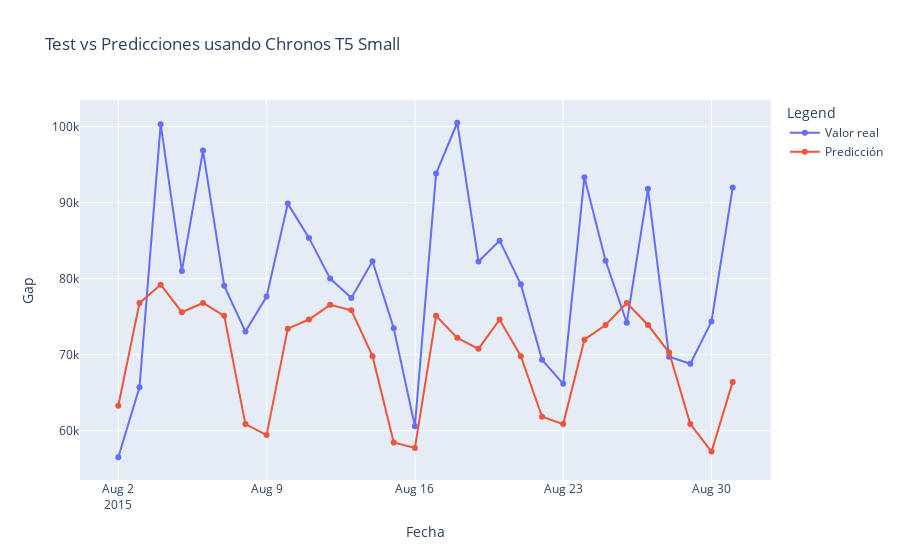

Here is the notebook cell this chart was saved with:
### Markdown cell above
## Visualización

### Code cell
data = {
    "Fecha": gap_test.index,
    "Valor real": gap_test,
    "Predicción": median,
}

# Convertir a DataFrame de pandas
plot_df = pd.DataFrame(data)

# Crear la figura usando Plotly Express
fig = px.line(
    plot_df,
    x="Fecha",
    y=["Valor real", "Predicción"],
    labels={"value": "Gap", "variable": "Legend"},
    title="Test vs Predicciones usando Chronos T5 Small",
    markers=True,
)

# Mostrar la figura
fig.show()

### Figure 1 — Plotly figure (JSON) as saved in the notebook; plotly's stock layout.template omitted (floating-point values rounded to 4 significant figures)
{"data": [{"hovertemplate": "Legend=Valor real<br>Fecha=%{x}<br>Gap=%{y}<extra></extra>", "legendgroup": "Valor real", "line": {"color": "#636efa", "dash": "solid"}, "marker": {"symbol": "circle"}, "mode": "lines+markers", "name": "Valor real", "orientation": "v", "showlegend": true, "type": "scatter", "x": ["2015-08-02T00:00:00", "2015-08-03T00:00:00", "2015-08-04T00:00:00", "2015-08-05T00:00:00", "2015-08-06T00:00:00", "2015-08-07T00:00:00", "2015-08-08T00:00:00", "2015-08-09T00:00:00", "2015-08-10T00:00:00", "2015-08-11T00:00:00", "2015-08-12T00:00:00", "2015-08-13T00:00:00", "2015-08-14T00:00:00", "2015-08-15T00:00:00", "2015-08-16T00:00:00", "2015-08-17T00:00:00", "2015-08-18T00:00:00", "2015-08-19T00:00:00", "2015-08-20T00:00:00", "2015-08-21T00:00:00", "2015-08-22T00:00:00", "2015-08-23T00:00:00", "2015-08-24T00:00:00", "2015-08-25T00:00:00", "2015-08-26T00:00:00", "2015-08-27T00:00:00", "2015-08-28T00:00:00", "2015-08-29T00:00:00", "2015-08-30T00:00:00", "2015-08-31T00:00:00"], "xaxis": "x", "y": [56499, 65712, 100339, 80999, 96870, 79060, 73044, 77648, 89887, 85371, 80016, 77471, 82299, 73489, 60586, 93839, 100529, 82260, 85008, 79257, 69344, 66164, 93346, 82358, 74204, 91839, 69723, 68812, 74384, 91991], "yaxis": "y"}, {"hovertemplate": "Legend=Predicción<br>Fecha=%{x}<br>Gap=%{y}<extra></extra>", "legendgroup": "Predicción", "line": {"color": "#EF553B", "dash": "solid"}, "marker": {"symbol": "circle"}, "mode": "lines+markers", "name": "Predicción", "orientation": "v", "showlegend": true, "type": "scatter", "x": ["2015-08-02T00:00:00", "2015-08-03T00:00:00", "2015-08-04T00:00:00", "2015-08-05T00:00:00", "2015-08-06T00:00:00", "2015-08-07T00:00:00", "2015-08-08T00:00:00", "2015-08-09T00:00:00", "2015-08-10T00:00:00", "2015-08-11T00:00:00", "2015-08-12T00:00:00", "2015-08-13T00:00:00", "2015-08-14T00:00:00", "2015-08-15T00:00:00", "2015-08-16T00:00:00", "2015-08-17T00:00:00", "2015-08-18T00:00:00", "2015-08-19T00:00:00", "2015-08-20T00:00:00", "2015-08-21T00:00:00", "2015-08-22T00:00:00", "2015-08-23T00:00:00", "2015-08-24T00:00:00", "2015-08-25T00:00:00", "2015-08-26T00:00:00", "2015-08-27T00:00:00", "2015-08-28T00:00:00", "2015-08-29T00:00:00", "2015-08-30T00:00:00", "2015-08-31T00:00:00"], "xaxis": "x", "y": [63280.0, 76800.0, 79220.0, 75600.0, 76800.0, 75110.0, 60860.0, 59420.0, 73420.0, 74630.0, 76560.0, 75840.0, 69800.0, 58450.0, 57720.0, 75110.0, 72220.0, 70770.0, 74630.0, 69800.0, 61830.0, 60860.0, 71970.0, 73910.0, 76800.0, 73910.0, 70280.0, 60860.0, 57240.0, 66420.0], "yaxis": "y"}], "layout": {"legend": {"title": {"text": "Legend"}, "tracegroupgap": 0}, "title": {"text": "Test vs Predicciones usando Chronos T5 Small"}, "xaxis": {"anchor": "y", "domain": [0, 1], "title": {"text": "Fecha"}}, "yaxis": {"anchor": "x", "domain": [0, 1], "title": {"text": "Gap"}}}}
